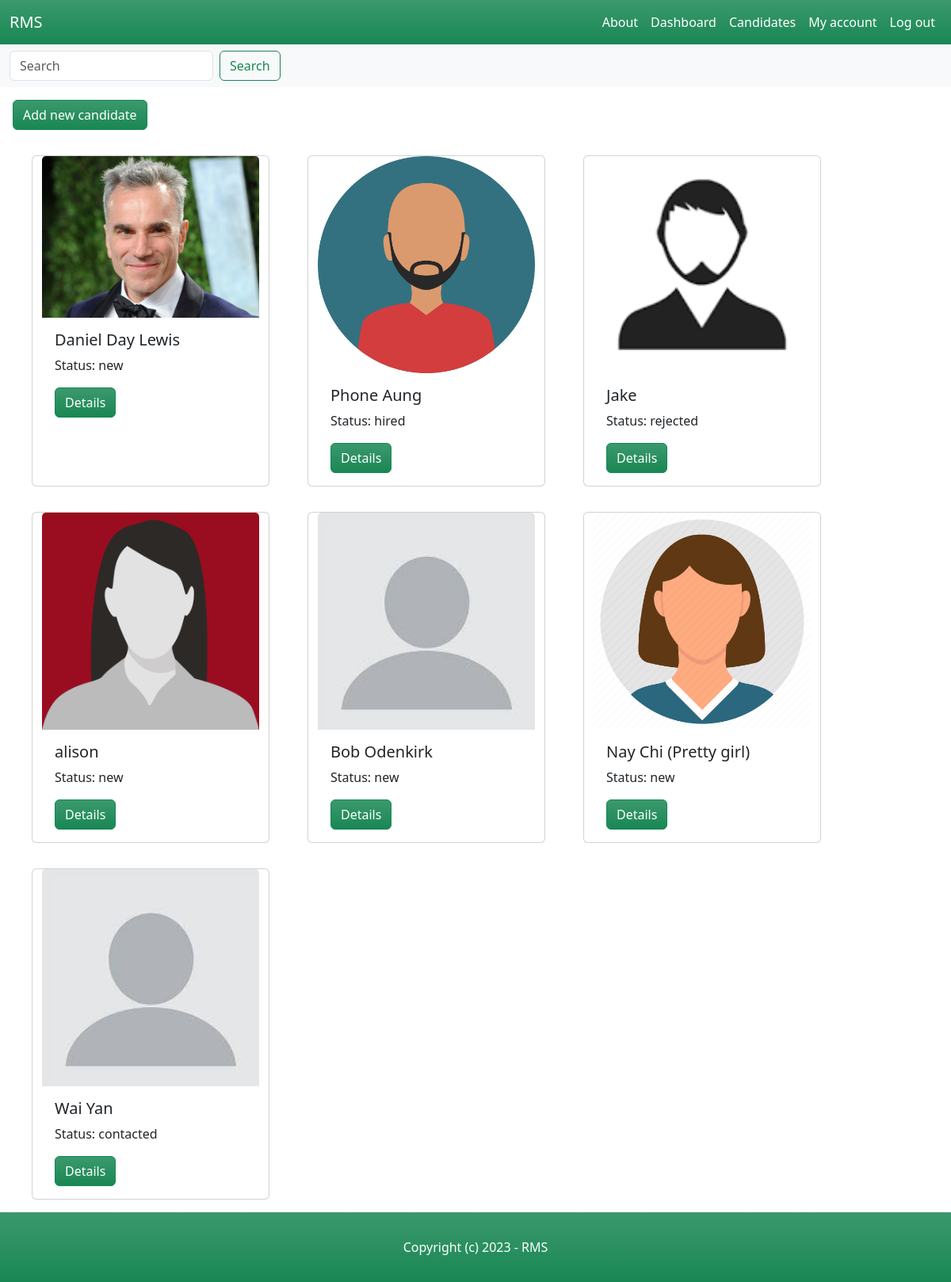
/dashboard/candidates/ (signed in), run on an earlier commit of the app's database.
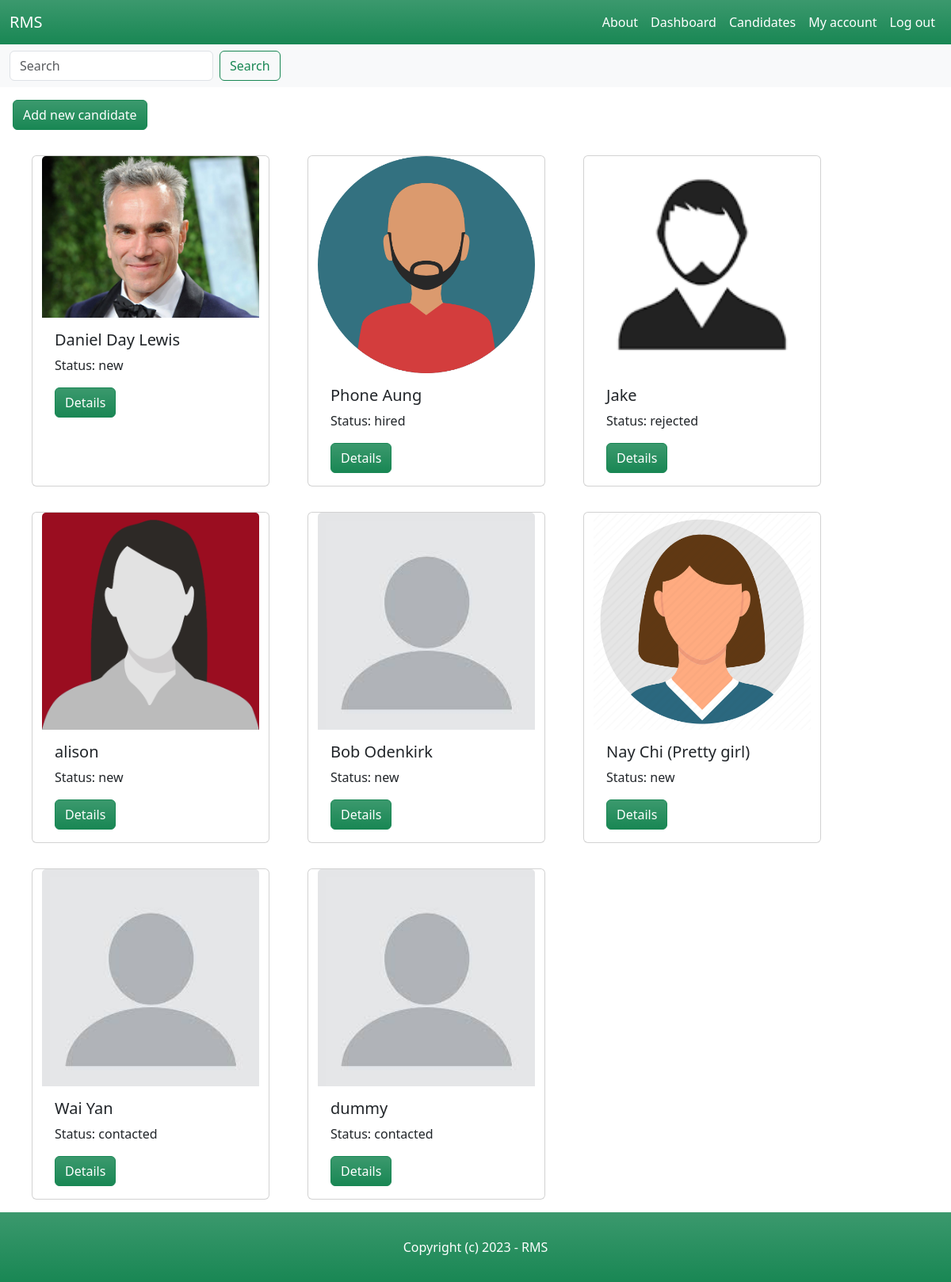
And on a later commit of the database.
### candidate/models.py (models this page shows, shortened)
class Candidate(models.Model):
    NEW = 'new'
    CONTACTED = 'contacted'
    INTERVIEWED = 'interviewed'
    HIRED = 'hired'
    REJECTED = 'rejected'
    CHOICES_STATUS = (
        (NEW, 'New'),
        (CONTACTED, 'Contacted'),
        (INTERVIEWED, 'Interviewed'),
        (HIRED, 'Hired'),
        (REJECTED, 'Rejected'),
    )
    name = models.CharField(max_length=255)
    description = models.TextField(blank=True, null=True)
    status = models.CharField(max_length=11, choices=CHOICES_STATUS, default=NEW)
    email = models.EmailField()
    phone = models.PositiveIntegerField()
    image = models.ImageField(upload_to='candidate_images', default='default_image.jpg', blank=True, null=True)
    resume = models.FileField(upload_to='resumes/', blank=True, null=True)
    is_active = models.BooleanField(default=True)
    created_by = models.ForeignKey(User, related_name='candidates', on_delete=models.CASCADE)
    created_at = models.DateTimeField(auto_now_add=True)
    modified_at = models.DateTimeField(auto_now=True)
    last_modified_by = models.ForeignKey(User, related_name='candidate', blank=True, null=True, on_delete=models.CASCADE)

### candidate/views.py (the view)
# urls.py: path('', views.candidates_list, name='candidates_list'),
@login_required
def candidates_list(request):
    candidates = Candidate.objects.filter(is_active=True)
    query = request.GET.get('query')
    if query:
        candidates = candidates.filter(name__icontains=query)
    return render(request, 'candidate/candidate_list.html', {
        'candidates': candidates,
        'query': query,
    })

### candidate/templates/candidate/candidate_list.html (shortened to what this page needs)
{% extends 'core/base.html' %}
{% block content %}
    <nav class="navbar bg-body-tertiary">
        <div class="container-fluid">
            <form method="get" action="{% url 'candidates_list' %}?query={{ query }}" class="d-flex" role="search">
                <input name="query" class="form-control me-2" type="search" placeholder="Search" aria-label="Search">
                <button class="btn btn-outline-success" type="submit">Search</button>
            </form>
        </div>
    </nav>
    <button class="mx-3 my-3 btn btn-success bg-gradient"><a class="nav-link text-white" href="{% url 'add_candidate' %}">Add new candidate</a></button>
    {% if candidates %}
    <div class="row mx-3">
        {% for candidate in candidates %}
        <div class="card mx-4 my-3" style="width: 300px;">
            <img src="{{ candidate.image.url }}" class="card-img-top" alt="{{ candidate.name }}">
            <div class="card-body">
                <h5 class="card-title">{{ candidate.name }}</h5>
                <p class="card-text">Status: {{ candidate.status }}</p>
                <a href="{% url 'candidate_details' candidate.id %}" class="btn btn-success bg-gradient">Details</a>
            </div>
        </div>
        {% endfor %}
    </div>
    {% else %}
        <div class="row mx-3">
            <p>no candidates found</p>
        </div>
    {% endif %}
{% endblock %}

What changed in the data, as far as the page shows it:
added Candidate: image (placeholder picture), name "dummy", status "contacted"
